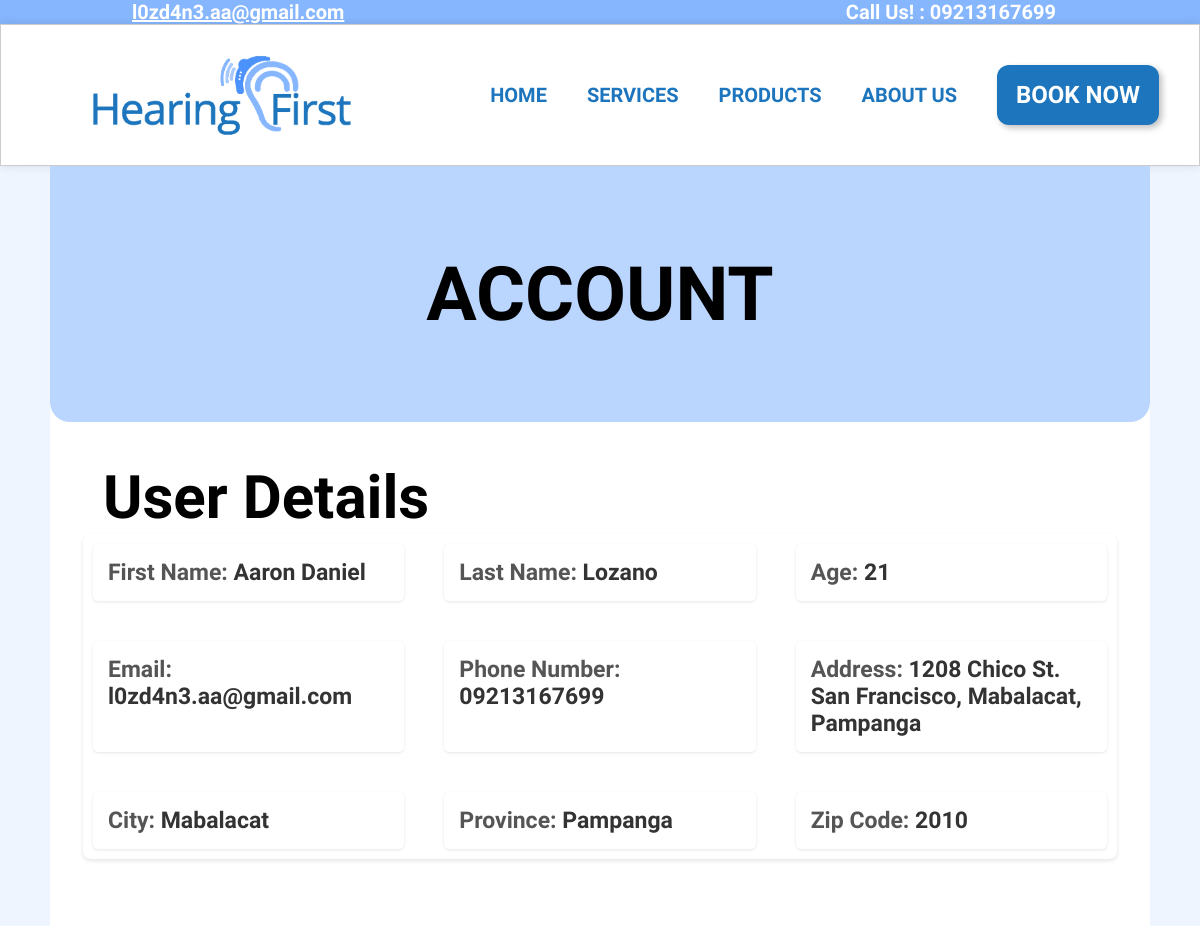
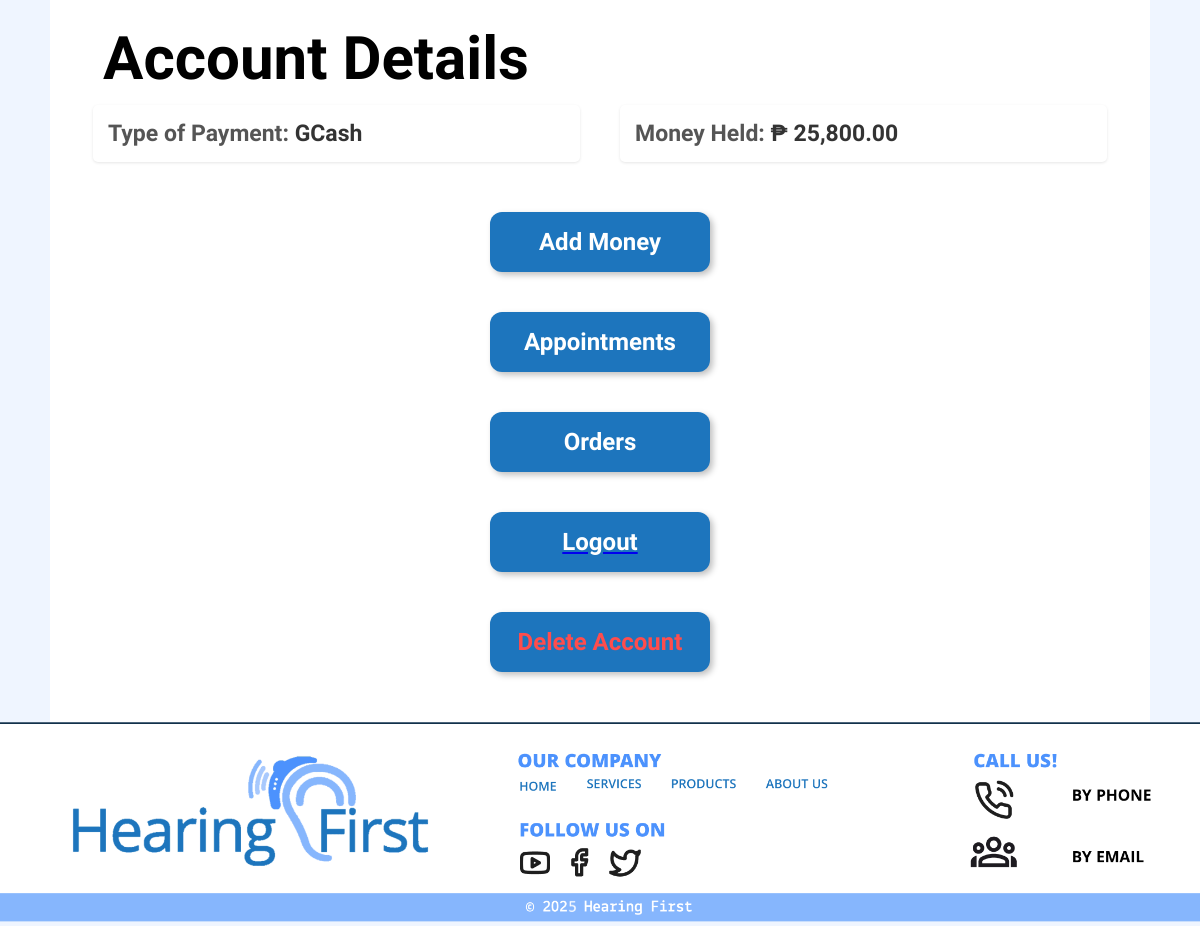
The page /account.php (signed in) on the database its author committed (2 pictures, top to bottom).
### tables this page shows
CREATE TABLE `users_details` (
  `user_count` int(11) NOT NULL,
  `first_name` varchar(30) NOT NULL,
  `last_name` varchar(30) NOT NULL,
  `age` int(11) NOT NULL,
  `email` varchar(200) NOT NULL,
  `password` varchar(200) NOT NULL,
  `phone_num` varchar(200) NOT NULL,
  `address` varchar(200) NOT NULL,
  `city` varchar(200) NOT NULL,
  `province` varchar(200) NOT NULL,
  `zipcode` varchar(200) NOT NULL,
  `payment_type` varchar(20) NOT NULL,
  `bank_code` varchar(30) NOT NULL,
  `money_held` int(30) NOT NULL
);

### account.php (the view, shortened to what this page needs)
<?php
$servername = "localhost";
$username = "root";
$password = "";
$dbname = "hearingfirst";
$conn = new mysqli($servername, $username, $password, $dbname);
$email = $conn->real_escape_string($_SESSION['logged_in_email']);
$sql = "SELECT * FROM users_details WHERE email = '$email'";
$result = $conn->query($sql);
$row = $result->fetch_assoc();
?>
<!DOCTYPE html>
<html lang="en">
    <head>
        <link rel="stylesheet" href="styles.css" type="text/css" />
    </head>
    <body>
        <header>
            <div class="blue-box">
                <?php
                    if (isset($_SESSION['logged_in_email'])) {
                    echo '<span class="text">' . htmlspecialchars($_SESSION['logged_in_email']) . '</span>';
                    } else {
                    echo '<a href="login.php" class="text"><span>Login / Register</span></a>';
                    }
                ?>
                <span class="call-us"><a href="tel:09213167699" style="color: white; text-decoration:none;">Call Us! : 09213167699</a></span>
            </div>
            <div class="white-box">
                <img src="images/cropped-Hearing-First-Logo-For-Web.png" alt="Hearing First.logo">
                <div class="nav-bar">
                <ul class="nav-links">
                    <li><a href="index.php">HOME</a></li>
                    <li><a href="service.php">SERVICES</a></li>
                    <li><a href="shop.php">PRODUCTS</a></li>
                    <li><a href="about.php">ABOUT US</a></li>
                </ul>
                    <a href="earwax_removal.php" style="text-decoration: none;">
                    <div class="book-now-button">BOOK NOW</div></a>
                </div>
            </div>
        </header>
        <main>
        <div class="white-box-with-stroke" style="height: auto;">
        <div class="blue-box-under-stroke">
        <p>ACCOUNT</p>
        </div>
        <h1>User Details</h1>
        <div class="user-details-grid">
        <div class="grid-item">
        <h1><strong>First Name:</strong> <?php echo htmlspecialchars($row['first_name']); ?></h1>
        </div>
        <div class="grid-item">
        <h1><strong>Last Name:</strong> <?php echo htmlspecialchars($row['last_name']); ?></h1>
        </div>
        <div class="grid-item">
        <h1><strong>Age:</strong> <?php echo htmlspecialchars($row['age']); ?></h1>
        </div>
        <div class="grid-item">
        <h1><strong>Email:</strong> <?php echo htmlspecialchars($row['email']); ?></h1>
        </div>
        <div class="grid-item">
        <h1><strong>Phone Number:</strong> <?php echo htmlspecialchars($row['phone_num']); ?></h1>
        </div>
        <div class="grid-item">
        <h1><strong>Address:</strong> <?php echo htmlspecialchars($row['address']); ?></h1>
        </div>
        <div class="grid-item">
        <h1><strong>City:</strong> <?php echo htmlspecialchars($row['city']); ?></h1>
        </div>
        <div class="grid-item">
        <h1><strong>Province:</strong> <?php echo htmlspecialchars($row['province']); ?></h1>
        </div>
        <div class="grid-item">
        <h1><strong>Zip Code:</strong> <?php echo htmlspecialchars($row['zipcode']); ?></h1>
        </div>
        </div>
        <h1 class="mobile">Account Details</h1>
        <div class="user-details-grid" style="box-shadow:none; margin-bottom:10px; grid-template-columns: repeat(2, 1fr);">
        <div class="grid-item">
        <h1><strong>Type of Payment:</strong> <?php echo htmlspecialchars($row['payment_type']); ?></h1>
        </div>
        <div class="grid-item">
        <h1><strong>Money Held:</strong> <?php echo '₱ ' .  htmlspecialchars(number_format($row['money_held'], 2)); ?></h1>
        </div>
        </div>
        <div class="book-now-button" id ="book-now-button-desktop" style="margin:40px auto 40px auto;" onclick="toggleAddMoneyForm()">Add Money</div>
        <div class="book-now-button" id ="book-now-button-desktop" style="margin:0px auto 40px auto;" onclick="showAppointments()">Appointments</div>
        <div class="book-now-button" id ="book-now-button-desktop" style="margin:0px auto 40px auto;" onclick="showOrders()">Orders</div>
        <a href="functions/logout.php" onclick="return confirmLogout()">
        <div class="book-now-button" id ="book-now-button-desktop" style="margin:0px auto 40px auto;">Logout</div>
        </a>
        <div class="book-now-button" id ="book-now-button-desktop" style="margin:0px auto 20px auto;color:#ff4d4d;" onclick="confirmDelete()">Delete Account</div>
        <div style="height:30px; width:100%"></div>
        </div>
        </main>
        <footer>
        </footer>
    </body>
</html>

### styles.css (style rules this page uses)
body, html { margin: 0; padding: 0; height: 100%; width: 100%; background-color: #EFF5FF; }
main, header { font-family: 'Khula', 'Roboto Slab', serif; }
.blue-box { background-color: #86B6FD; height: 5%; width: 100%; display: flex; align-items: center; }
.text { color: white; font-family: 'Lekton','Roboto Slab', serif; font-weight: bold; padding-left: 11%; font-size: 20px; text-decoration: none; }
.call-us { margin-left: auto; font-family: 'Lekton','Roboto Slab', serif; font-weight: bold; font-size: 20px; color:white; margin-right: 12%; text-decoration: none; }
.white-box { display: flex; align-items: center; justify-content: flex-start; padding: 20px; border: 1px solid #CCCCCC; box-shadow: 0 0 10px rgba(0, 0, 0, 0.1); height: 15%; background-color: white; z-index: -10; }
.white-box img { max-width: 23%; height: auto; display: inline-block; margin: 0 10px 0 0; padding-left: 6%; }
.nav-bar { display: flex; justify-content: flex-end; align-items: center; padding: 20px; width: 100%; }
.nav-links { display: flex; justify-content: flex-end; align-items: center; list-style: none; padding: 0; margin: 0; }
.nav-links li { margin: 0 20px; }
.nav-links a { font-weight: bold; font-size: 20px; color: #1D75BD; text-decoration: none; cursor: pointer; transition: color 0.3s ease; }
.book-now-button { width: 162px; height: 60px; background: #1D75BD; border-radius: 12px; border: none; color: white; font-size: 24px; font-family: 'Khula', sans-serif; font-weight: 800; text-align: center; display: flex; justify-content: center; align-items: center; margin-left: 20px; box-shadow: 3px 3px 6px rgba(0, 0, 0, 0.25); cursor: pointer; transition: background-color 0.3s ease, box-shadow 0.3s ease; }
.white-box-with-stroke { background-color: #FFFFFF; border-bottom: none; margin: 50px; height: 150em; margin-top: 0; padding-top: 0; margin-bottom: 0; padding-bottom: 0; }
.blue-box-under-stroke { background-color: rgba(134, 182, 253, 0.56); height: 16em; width: 100%; border-bottom-left-radius: 20px; border-bottom-right-radius: 20px; display: flex; justify-content: center; align-items: center; }
.blue-box-under-stroke p { font-weight: 900; font-size: 75px; margin: 0; padding: 0; text-align: center; }
.blue-box-under-stroke p { animation-name: slide; animation-duration: 1.3s; }
.container, .container2, .container3, footer, .iframe-container, .choose, .reminder, .mobile-head, .member, .group, #group, table, h1, h2, ul, ol, p { animation-name: slide; animation-duration: 1.0s; }
header, header .nav-links { animation-name: none; }
@media (max-width: 1200px) { .nav-links { font-size: 14px; } }

### account.php (style rules this page uses)
.user-details-grid { display: grid; grid-template-columns: repeat(3, 1fr); gap: 40px; padding: 10px; background-color: white; border-radius: 8px; box-shadow: 0 2px 4px rgba(0, 0, 0, 0.1); margin:15% 3%; margin-top:1%; margin-bottom:90px; }
h1 { font-size: 60px; margin-left: 53px; margin-bottom: -10px; }
.grid-item { padding: 15px; border-radius: 5px; box-shadow: 0 1px 3px rgba(0, 0, 0, 0.1); transition: transform 0.2s ease-in-out; }
.grid-item h1 { margin: 0; font-size: 23px; color: #333; }
.grid-item strong { color: #555; }
#book-now-button-desktop { width:20%; }

### rows shown on the page
users_details: first_name "Aaron Daniel", last_name "Lozano", age "21", email "l0zd4n3.aa@gmail.com", phone_num "09213167699", address "1208 Chico St. San Francisco, Mabalacat, Pampanga", city "Mabalacat", province "Pampanga", zipcode "2010", payment_type "GCash", money_held "25,800.00"

### other values the page prints
$_SESSION['logged_in_email'] "l0zd4n3.aa@gmail.com"
